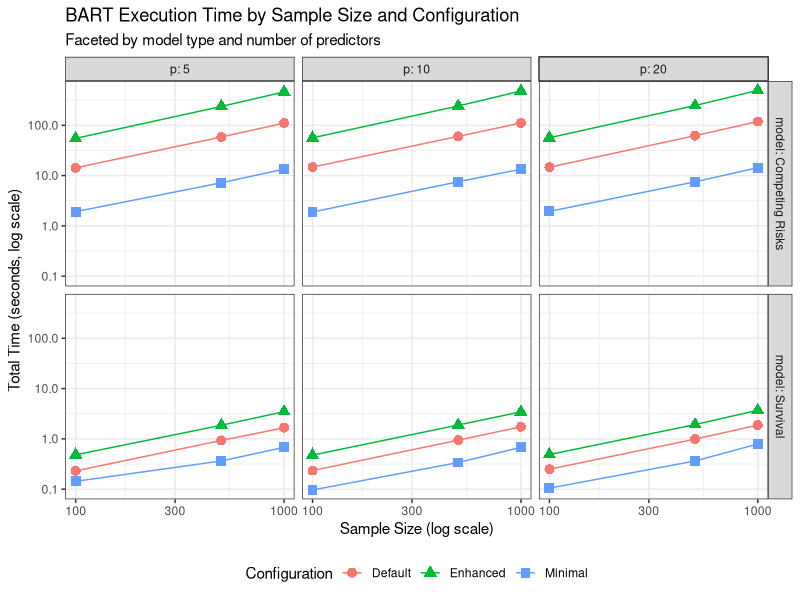
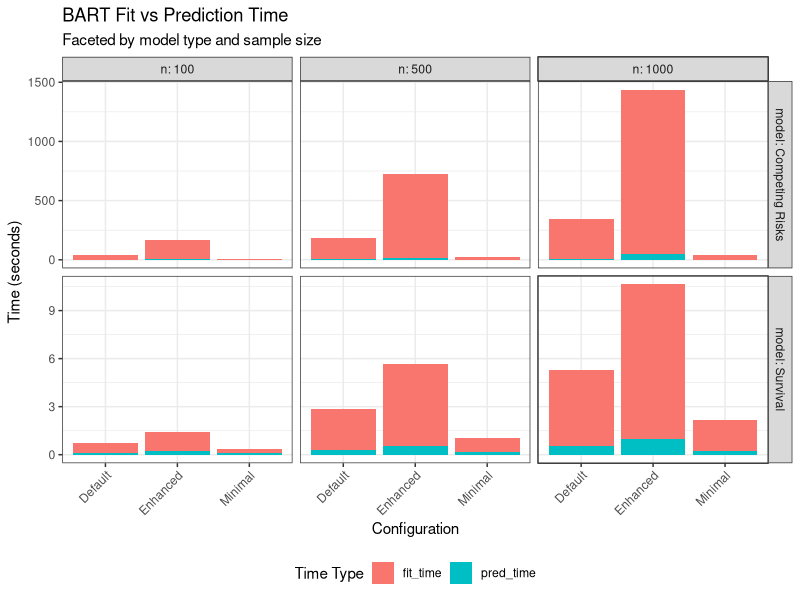
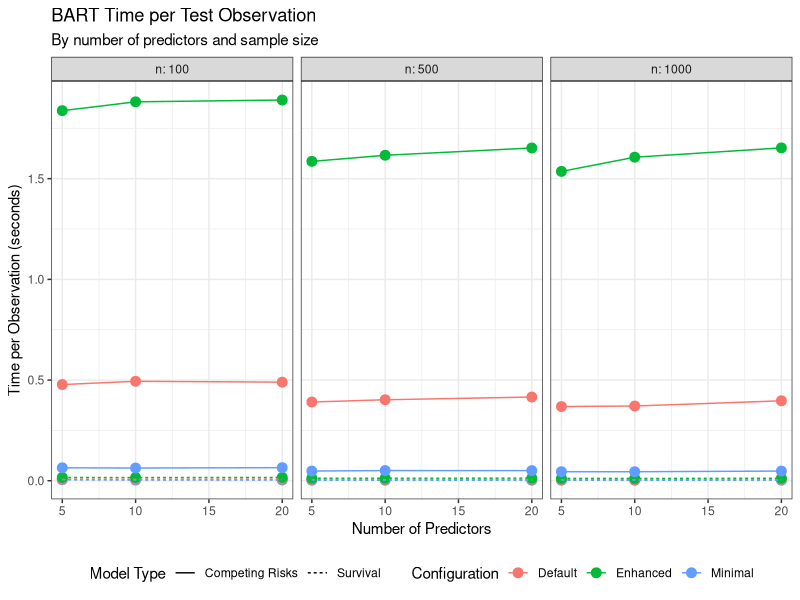
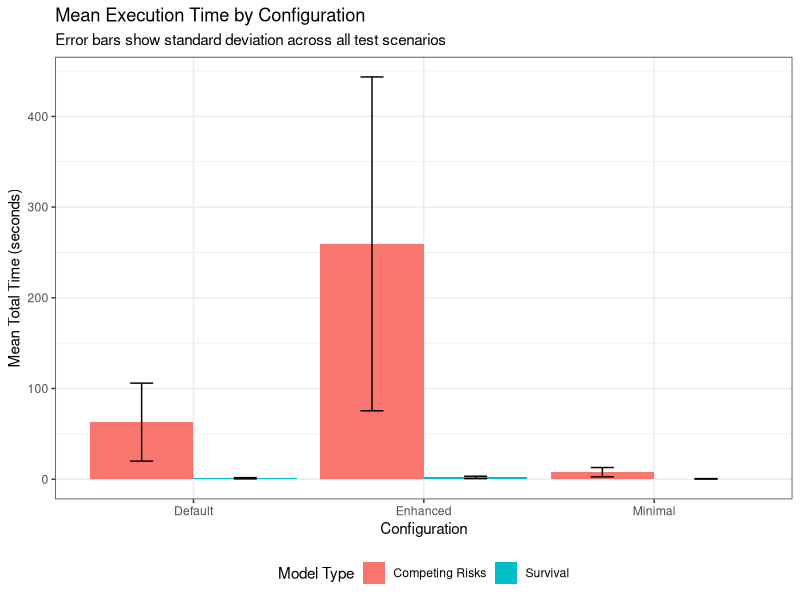
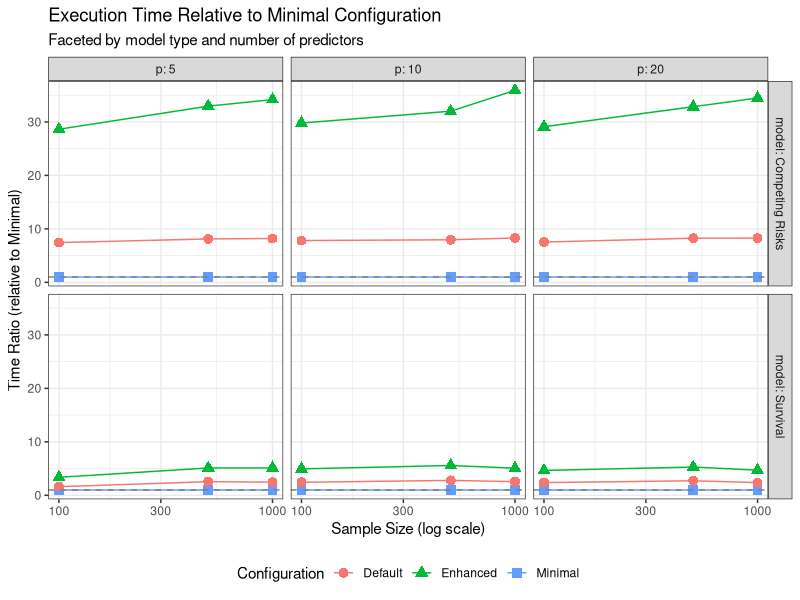

The R script that drew these images, in order:
#!/usr/bin/env Rscript
# Generate visualizations and report from hyperparameter test results

library(ggplot2)
library(dplyr)
library(tidyr)
library(knitr)

# Read results
results <- read.csv("bart_hyperparameter_results.csv", stringsAsFactors = FALSE)

# Create output directory for plots
dir.create("hyperparameter_plots", showWarnings = FALSE)

# ============================================================================
# Plot 1: Execution Time by Sample Size and Configuration
# ============================================================================

p1 <- ggplot(results, aes(x = n, y = total_time, color = config, shape = config)) +
    geom_point(size = 3) +
    geom_line() +
    facet_grid(model ~ p, labeller = label_both) +
    scale_x_log10() +
    scale_y_log10() +
    labs(
        title = "BART Execution Time by Sample Size and Configuration",
        subtitle = "Faceted by model type and number of predictors",
        x = "Sample Size (log scale)",
        y = "Total Time (seconds, log scale)",
        color = "Configuration",
        shape = "Configuration"
    ) +
    theme_bw() +
    theme(legend.position = "bottom")

ggsave("hyperparameter_plots/execution_time_by_sample_size.png", p1, width = 12, height = 8, dpi = 300)

# ============================================================================
# Plot 2: Fit vs Prediction Time
# ============================================================================

results_long <- results %>%
    pivot_longer(cols = c(fit_time, pred_time), names_to = "time_type", values_to = "time")

p2 <- ggplot(results_long, aes(x = config, y = time, fill = time_type)) +
    geom_bar(stat = "identity", position = "stack") +
    facet_grid(model ~ n, labeller = label_both, scales = "free_y") +
    labs(
        title = "BART Fit vs Prediction Time",
        subtitle = "Faceted by model type and sample size",
        x = "Configuration",
        y = "Time (seconds)",
        fill = "Time Type"
    ) +
    theme_bw() +
    theme(axis.text.x = element_text(angle = 45, hjust = 1), legend.position = "bottom")

ggsave("hyperparameter_plots/fit_vs_pred_time.png", p2, width = 12, height = 8, dpi = 300)

# ============================================================================
# Plot 3: Time per Observation
# ============================================================================

results$time_per_obs <- results$total_time / results$n_test

p3 <- ggplot(results, aes(x = p, y = time_per_obs, color = config, linetype = model)) +
    geom_point(size = 3) +
    geom_line() +
    facet_wrap(~n, labeller = label_both) +
    labs(
        title = "BART Time per Test Observation",
        subtitle = "By number of predictors and sample size",
        x = "Number of Predictors",
        y = "Time per Observation (seconds)",
        color = "Configuration",
        linetype = "Model Type"
    ) +
    theme_bw() +
    theme(legend.position = "bottom")

ggsave("hyperparameter_plots/time_per_observation.png", p3, width = 12, height = 6, dpi = 300)

# ============================================================================
# Plot 4: Configuration Comparison
# ============================================================================

config_summary <- results %>%
    group_by(model, config) %>%
    summarise(
        mean_time = mean(total_time),
        sd_time = sd(total_time),
        .groups = "drop"
    )

p4 <- ggplot(config_summary, aes(x = config, y = mean_time, fill = model)) +
    geom_bar(stat = "identity", position = "dodge") +
    geom_errorbar(
        aes(ymin = mean_time - sd_time, ymax = mean_time + sd_time),
        position = position_dodge(0.9),
        width = 0.2
    ) +
    labs(
        title = "Mean Execution Time by Configuration",
        subtitle = "Error bars show standard deviation across all test scenarios",
        x = "Configuration",
        y = "Mean Total Time (seconds)",
        fill = "Model Type"
    ) +
    theme_bw() +
    theme(legend.position = "bottom")

ggsave("hyperparameter_plots/configuration_comparison.png", p4, width = 10, height = 6, dpi = 300)

# ============================================================================
# Plot 5: Scalability Analysis
# ============================================================================

# Calculate time ratio relative to minimal configuration
results_scaled <- results %>%
    group_by(model, n, p) %>%
    mutate(
        time_ratio = total_time / total_time[config == "Minimal"]
    ) %>%
    ungroup()

p5 <- ggplot(results_scaled, aes(x = n, y = time_ratio, color = config, shape = config)) +
    geom_point(size = 3) +
    geom_line() +
    geom_hline(yintercept = 1, linetype = "dashed", color = "gray50") +
    facet_grid(model ~ p, labeller = label_both) +
    scale_x_log10() +
    labs(
        title = "Execution Time Relative to Minimal Configuration",
        subtitle = "Faceted by model type and number of predictors",
        x = "Sample Size (log scale)",
        y = "Time Ratio (relative to Minimal)",
        color = "Configuration",
        shape = "Configuration"
    ) +
    theme_bw() +
    theme(legend.position = "bottom")

ggsave("hyperparameter_plots/scalability_analysis.png", p5, width = 12, height = 8, dpi = 300)

# ============================================================================
# Generate Summary Tables
# ============================================================================

# Table 1: Overall summary by configuration
summary_by_config <- results %>%
    group_by(model, config) %>%
    summarise(
        n_tests = n(),
        mean_total_time = mean(total_time),
        sd_total_time = sd(total_time),
        mean_fit_time = mean(fit_time),
        mean_pred_time = mean(pred_time),
        .groups = "drop"
    ) %>%
    arrange(model, config)

write.csv(summary_by_config, "hyperparameter_plots/summary_by_configuration.csv", row.names = FALSE)

# Table 2: Summary by sample size
summary_by_n <- results %>%
    group_by(model, n, config) %>%
    summarise(
        mean_total_time = mean(total_time),
        mean_fit_time = mean(fit_time),
        mean_pred_time = mean(pred_time),
        .groups = "drop"
    ) %>%
    arrange(model, n, config)

write.csv(summary_by_n, "hyperparameter_plots/summary_by_sample_size.csv", row.names = FALSE)

# Table 3: Summary by number of predictors
summary_by_p <- results %>%
    group_by(model, p, config) %>%
    summarise(
        mean_total_time = mean(total_time),
        mean_fit_time = mean(fit_time),
        mean_pred_time = mean(pred_time),
        .groups = "drop"
    ) %>%
    arrange(model, p, config)

write.csv(summary_by_p, "hyperparameter_plots/summary_by_predictors.csv", row.names = FALSE)

# ============================================================================
# Print Summary
# ============================================================================

cat("\n", strrep("=", 80), "\n")
cat("VISUALIZATION AND SUMMARY GENERATION COMPLETE\n")
cat(strrep("=", 80), "\n\n")

cat("Generated Files:\n")
cat("  - hyperparameter_plots/execution_time_by_sample_size.png\n")
cat("  - hyperparameter_plots/fit_vs_pred_time.png\n")
cat("  - hyperparameter_plots/time_per_observation.png\n")
cat("  - hyperparameter_plots/configuration_comparison.png\n")
cat("  - hyperparameter_plots/scalability_analysis.png\n")
cat("  - hyperparameter_plots/summary_by_configuration.csv\n")
cat("  - hyperparameter_plots/summary_by_sample_size.csv\n")
cat("  - hyperparameter_plots/summary_by_predictors.csv\n\n")

# Print key findings
cat("KEY FINDINGS:\n")
cat(strrep("-", 80), "\n\n")

# Find fastest and slowest configurations
fastest <- summary_by_config %>%
    group_by(model) %>%
    slice_min(mean_total_time, n = 1)

slowest <- summary_by_config %>%
    group_by(model) %>%
    slice_max(mean_total_time, n = 1)

for (m in unique(results$model)) {
    cat(sprintf("%s BART:\n", m))
    fast <- fastest[fastest$model == m, ]
    slow <- slowest[slowest$model == m, ]

    cat(sprintf(
        "  Fastest: %s (%.2f ± %.2f sec)\n",
        fast$config, fast$mean_total_time, fast$sd_total_time
    ))
    cat(sprintf(
        "  Slowest: %s (%.2f ± %.2f sec)\n",
        slow$config, slow$mean_total_time, slow$sd_total_time
    ))
    cat(sprintf(
        "  Speed-up factor: %.2fx\n\n",
        slow$mean_total_time / fast$mean_total_time
    ))
}

# Scalability analysis
cat("SCALABILITY:\n")
cat(strrep("-", 80), "\n\n")

for (m in unique(results$model)) {
    for (cfg in unique(results$config)) {
        subset_data <- results[results$model == m & results$config == cfg, ]
        if (nrow(subset_data) > 0) {
            # Simple linear model: log(time) ~ log(n) + log(p)
            if (length(unique(subset_data$n)) > 1 && length(unique(subset_data$p)) > 1) {
                lm_model <- lm(log(total_time) ~ log(n) + log(p), data = subset_data)
                coefs <- coef(lm_model)

                cat(sprintf("%s - %s:\n", m, cfg))
                cat(sprintf("  Sample size scaling: O(n^%.2f)\n", coefs["log(n)"]))
                cat(sprintf("  Predictor scaling: O(p^%.2f)\n\n", coefs["log(p)"]))
            }
        }
    }
}

cat("\nAll visualizations and summaries have been generated successfully!\n")
